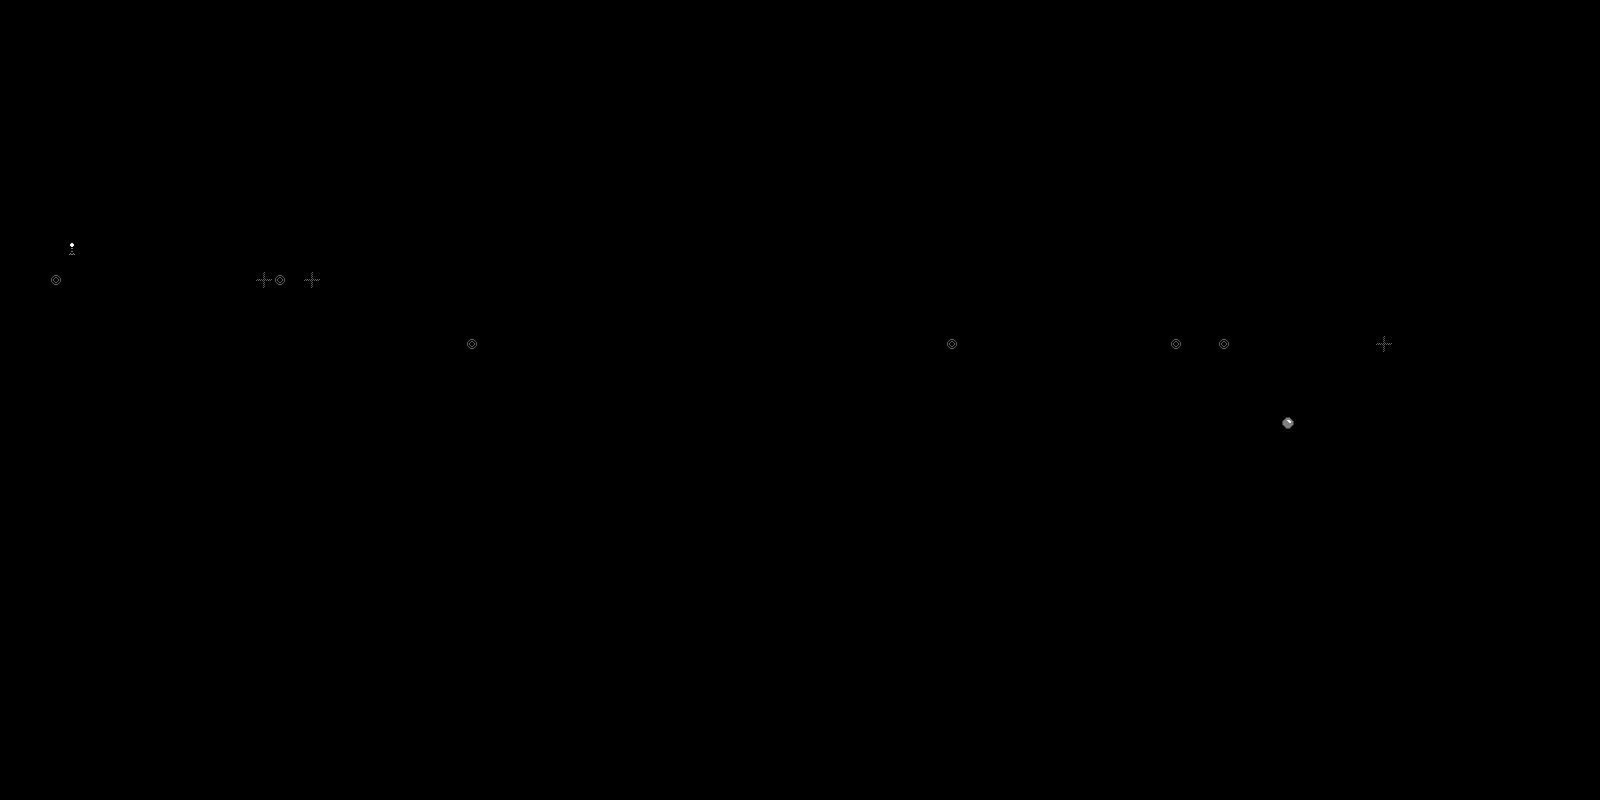

A level layout from a 2D game, rendered from its tile map. Below: a short description, then the map file with tile-grid data replaced by summaries:
An orthogonal 100x50 tile map with 16x16 px tiles, 1 tile layer (Tile Layer 1).

<map version="1.0" orientation="orthogonal" width="100" height="50" tilewidth="16" tileheight="16">
 <tileset firstgid="1" source="terrain2.tsx" />
 <layer name="Tile Layer 1" width="100" height="50">
  <data>[5000 cells, 401 non-empty, 28 distinct tile ids]</data>
 </layer>
</map>
